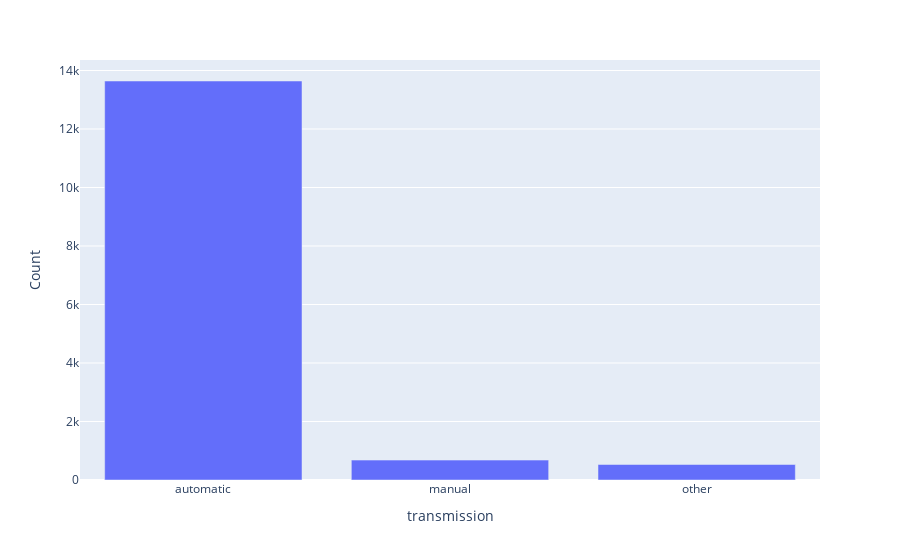

Notebook code for this chart:
### Code cell
transmission_count=data_car_sales['transmission'].value_counts().reset_index()
transmission_count.columns=['transmission', 'Count']
px.bar(transmission_count,y='Count', x='transmission')

### Figure 1 — Plotly figure (JSON) as saved in the notebook; plotly's stock layout.template omitted (floating-point values rounded to 4 significant figures)
{"data": [{"alignmentgroup": "True", "hovertemplate": "transmission=%{x}<br>Count=%{y}<extra></extra>", "legendgroup": "", "marker": {"color": "#636efa", "pattern": {"shape": ""}}, "name": "", "offsetgroup": "", "orientation": "v", "showlegend": false, "textposition": "auto", "type": "bar", "x": ["automatic", "manual", "other"], "xaxis": "x", "y": [13641, 681, 530], "yaxis": "y"}], "layout": {"barmode": "relative", "legend": {"tracegroupgap": 0}, "margin": {"t": 60}, "xaxis": {"anchor": "y", "domain": [0, 1], "title": {"text": "transmission"}}, "yaxis": {"anchor": "x", "domain": [0, 1], "title": {"text": "Count"}}}}
